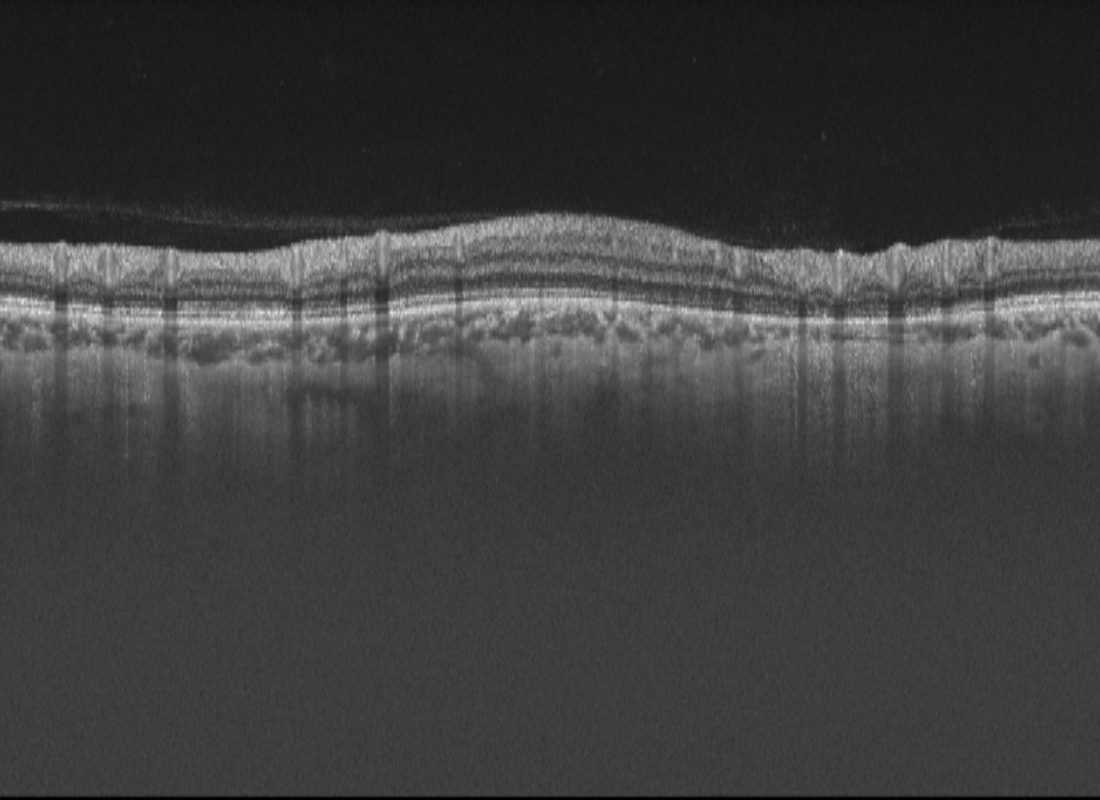
#> input picture src/toot/goals_data/Train/Image/0004.png, 1100 x 800 px, found by its file name; its folder holds only this picture in this run
$ python data_prepare.py
#> lines starting #> are read from the running program, lines starting #| are printed output that depends on the picture
'''
Description :
        0. 通过滑窗方式切割数据；
        1. 滑窗同时保存窗口在原图中坐标，推理时将预测结果重新拼回PNG大图；
'''

import numpy as np
import pandas as pd
import cv2 as cv
from PIL import Image
from tqdm import tqdm
import os
from argparse import ArgumentParser
import shutil


if __name__ == "__main__":
    parser = ArgumentParser(description="")
    parser.add_argument("--image_path", type=str, default='../../Train/Image/')
    parser.add_argument("--label_path", type=str, default='../../Train/Layer_Masks/')
    parser.add_argument("--save_dir", type=str, default="../preprocess_train_data/")
    arg = parser.parse_args()

    if os.path.isdir(arg.save_dir):
        shutil.rmtree(arg.save_dir)
    os.makedirs(arg.save_dir)

    image_path = arg.image_path
    save_image_dir = os.path.join(arg.save_dir, "image")
    os.makedirs(save_image_dir)

    if arg.label_path == 'None':
        label_path = None
    else:
        label_path = arg.label_path
        save_label_dir = os.path.join(arg.save_dir, "label")
        os.makedirs(save_label_dir)

    stride = (128, 128)
    target_size = (512, 512)

    csv_file = os.path.join(arg.save_dir, "train.csv")
    if os.path.exists(csv_file):
        os.remove(csv_file)

    for filename in os.listdir(image_path):
        basename, filetype = os.path.splitext(filename)

        image = np.asarray(Image.open(os.path.join(image_path, filename)))
#> image is the input picture: shape (800, 1100, 3); min 0, max 234, mean 61.9
        if label_path is not None:
            label = np.asarray(Image.open(os.path.join(label_path, filename)))

        cnt = 0
        csv_pos_list = []

        # 填充外边界
        target_w, target_h = target_size
        h, w = image.shape[0], image.shape[1]
#> h = 800; w = 1100
        new_w = (w // target_w) * target_w if (w // target_w == 0) else (w // target_w + 1) * target_w
#> new_w = 1536
        new_h = (h // target_h) * target_h if (h // target_h == 0) else (h // target_h + 1) * target_h
#> new_h = 1024
        image = cv.copyMakeBorder(image, 48, 48, 26, 26, cv.BORDER_CONSTANT, 0)
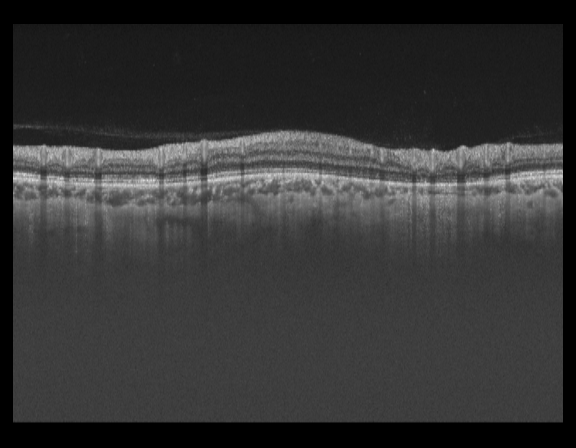
#> image: shape (896, 1152, 3) (shown at 1/2 size); min 0, max 234, mean 52.8
        if label_path is not None:
            label = cv.copyMakeBorder(label, 48, 48, 26, 26, cv.BORDER_CONSTANT, value=(255, 255, 255))
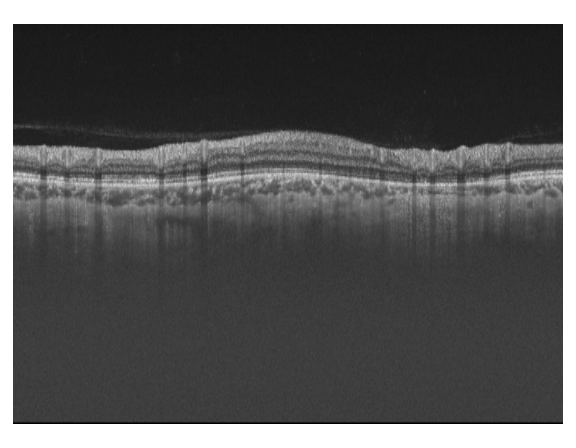
#> label: shape (896, 1152, 3) (shown at 1/2 size); min 0, max 255, mean 90.4

        w_stride, h_stride = stride

        def save(cnt, crop_image, crop_label):
            image_name = os.path.join(save_image_dir, basename + "_" + str(cnt) + ".png")
            cv.imwrite(image_name, crop_image)
            if crop_label is not None:
                label_name = os.path.join(save_label_dir, basename + "_" + str(cnt) + ".png")
                cv.imwrite(label_name, crop_label)


        h, w = image.shape[0], image.shape[1]
#> h = 896; w = 1152

        for i in tqdm(range((w - target_w) // w_stride + 1)):
            for j in range((h - target_h) // h_stride + 1):
                topleft_x = i * w_stride
                topleft_y = j * h_stride
                crop_image = image[topleft_y:topleft_y + target_h, topleft_x:topleft_x + target_w]
                crop_label = label[topleft_y:topleft_y + target_h, topleft_x:topleft_x + target_w] \
                    if label_path is not None else None

                if label_path is not None:
                    num_255 = np.sum(crop_label[:, :, 1] == 255)
                    total = np.size(crop_label[:, :, 1])

                    if num_255 / total > 0.99:
                        # 剔除背景占比较大的无效图片
                        continue

                if crop_image.shape[:2] != (target_h, target_h):
                    print(topleft_x, topleft_y, crop_image.shape)

                if np.sum(crop_image) == 0:
                    pass
                else:
                    save(cnt, crop_image, crop_label)
                    csv_pos_list.append([basename + "_" + str(cnt) + ".png", topleft_x, topleft_y, topleft_x + target_w,
                                         topleft_y + target_h])
                    cnt += 1
#> this loop made 6 passes
#> pass 1, in save, `cv.imwrite(image_name, crop_image)`:
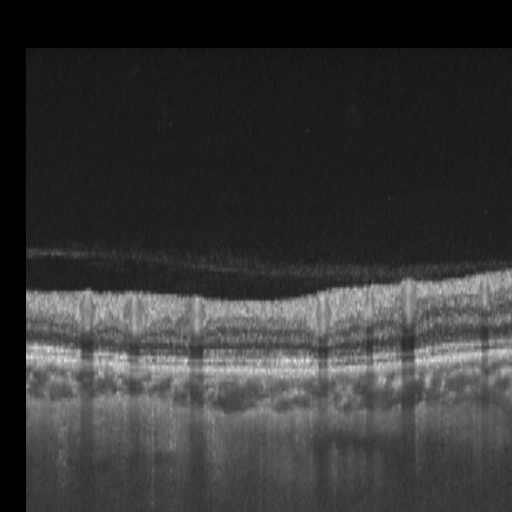
#> saved as 0004_0.png: shape (512, 512, 3); min 0, max 234, mean 54.9
#> pass 1, in save, `cv.imwrite(label_name, crop_label)`:
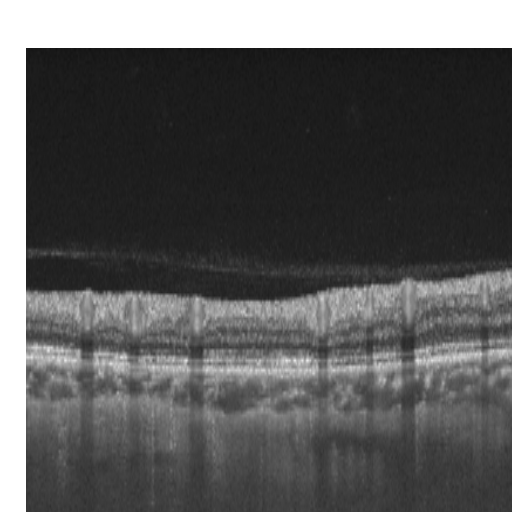
#> saved as 0004_0.png: shape (512, 512, 3); min 17, max 255, mean 90.6
#> pass 1, in save (call 2), `cv.imwrite(image_name, crop_image)`:
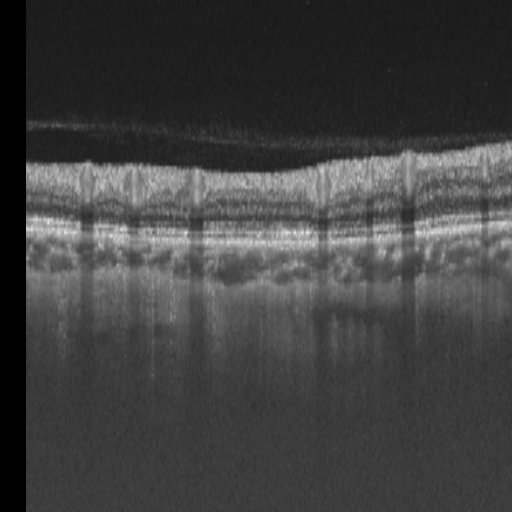
#> saved as 0004_1.png: shape (512, 512, 3); min 0, max 234, mean 65.1
#> pass 1, in save (call 2), `cv.imwrite(label_name, crop_label)`:
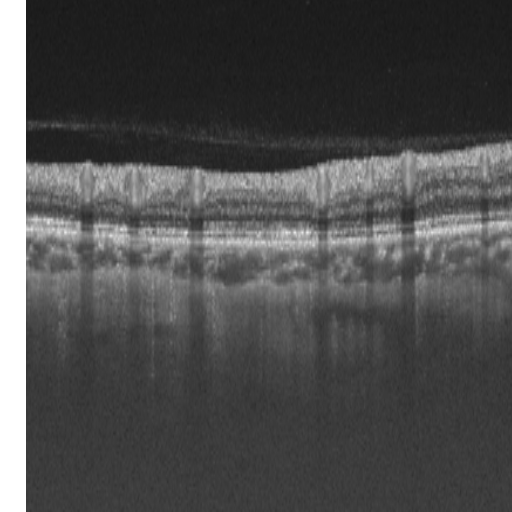
#> saved as 0004_1.png: shape (512, 512, 3); min 22, max 255, mean 78.1
#> after the loop, cnt = 24; csv_pos_list = 24 items, first 6: ['0004_0.png', 0, 0, 512, 512], ['0004_1.png', 0, 128, 512, 640], ['0004_2.png', 0, 256, 512, 768], ['0004_3.png', 0, 384, 512, 896], ['0004_4.png', 128, 0, 640, 512], ['0004_5.png', 128, 128, 640, 640]

        csv_pos_list = pd.DataFrame(csv_pos_list)
#> csv_pos_list = table of 24 rows and 5 columns
        if label_path is not None:
            csv_pos_list.to_csv(csv_file, header=False, index=False, mode='a+')
        else:
            csv_file = os.path.join(arg.save_dir, basename + '.csv')
            csv_pos_list.to_csv(csv_file, header=False, index=False)

$ run again, on src/toot/goals_data/Train/Image/0023.png
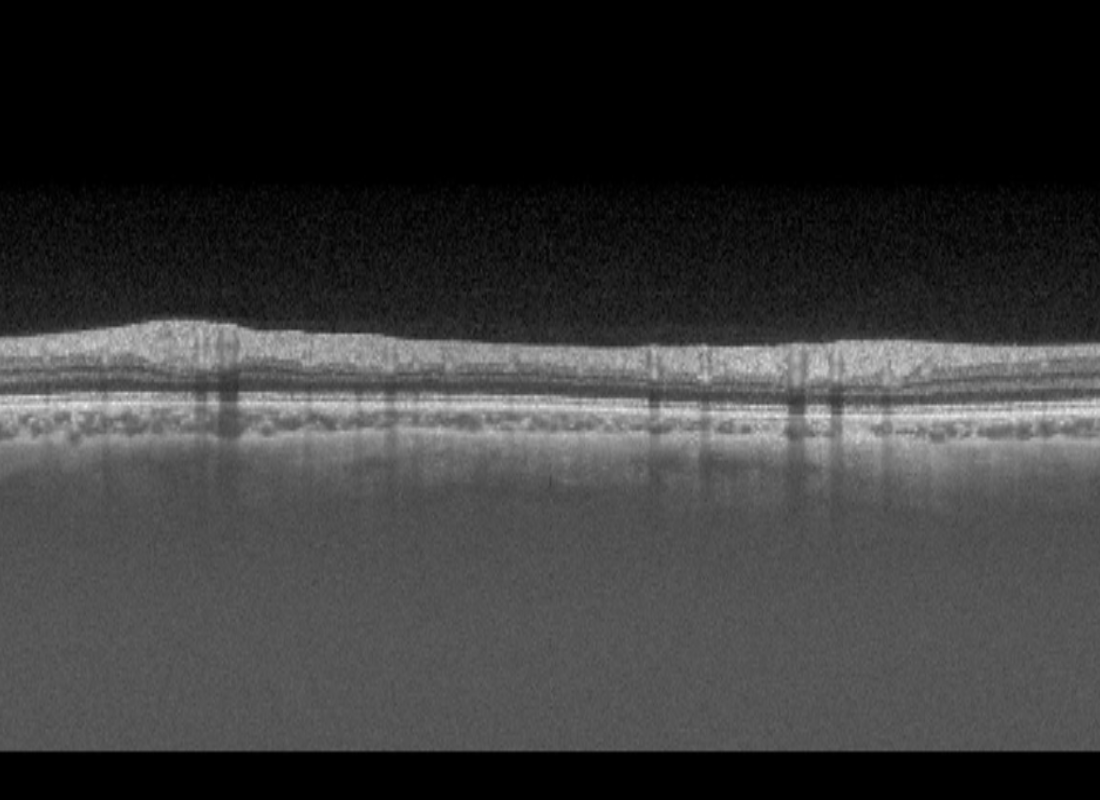
#> input picture src/toot/goals_data/Train/Image/0023.png, 1100 x 800 px, found by its file name
#> image is the input picture: shape (800, 1100, 3); min 0, max 236, mean 55.6
#> image: shape (896, 1152, 3)
#> the loop `for i in tqdm(range((w - target_w) // w_stride + 1)):` made 6 passes
#> pass 1, in save, `cv.imwrite(label_name, crop_label)`:
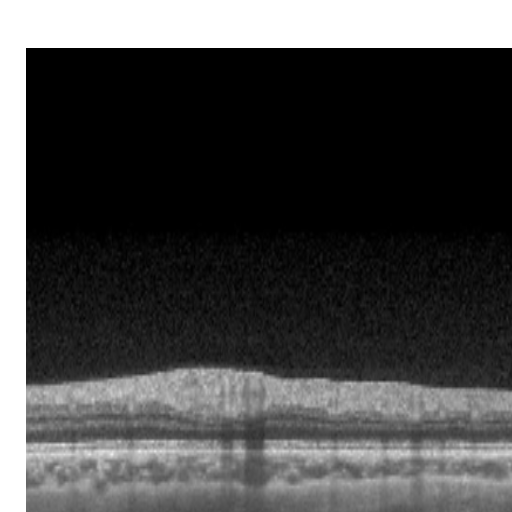
#> saved as 0023_0.png: shape (512, 512, 3); min 0, max 255, mean 73
#> pass 1, in save (call 2), `cv.imwrite(label_name, crop_label)`:
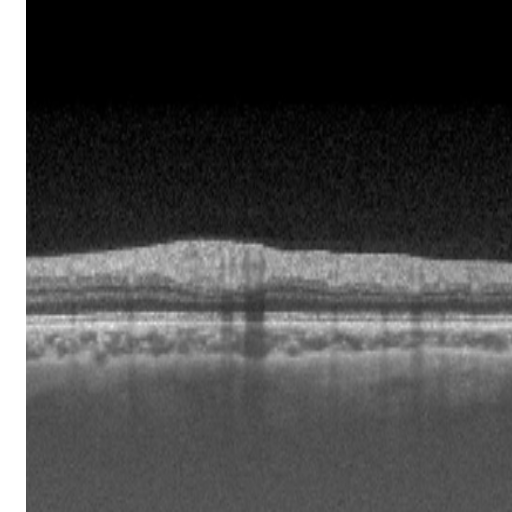
#> saved as 0023_1.png: shape (512, 512, 3); min 0, max 255, mean 69.9
#> after the loop `for i in tqdm(range((w - target_w) // w_stride + 1)):`: cnt = 24; csv_pos_list = 24 items, first 6: ['0023_0.png', 0, 0, 512, 512], ['0023_1.png', 0, 128, 512, 640], ['0023_2.png', 0, 256, 512, 768], ['0023_3.png', 0, 384, 512, 896], ['0023_4.png', 128, 0, 640, 512], ['0023_5.png', 128, 128, 640, 640]
#> `csv_pos_list = pd.DataFrame(csv_pos_list)`: csv_pos_list = table of 24 rows and 5 columns

$ run again, on src/toot/goals_data/Train/Image/0039.png
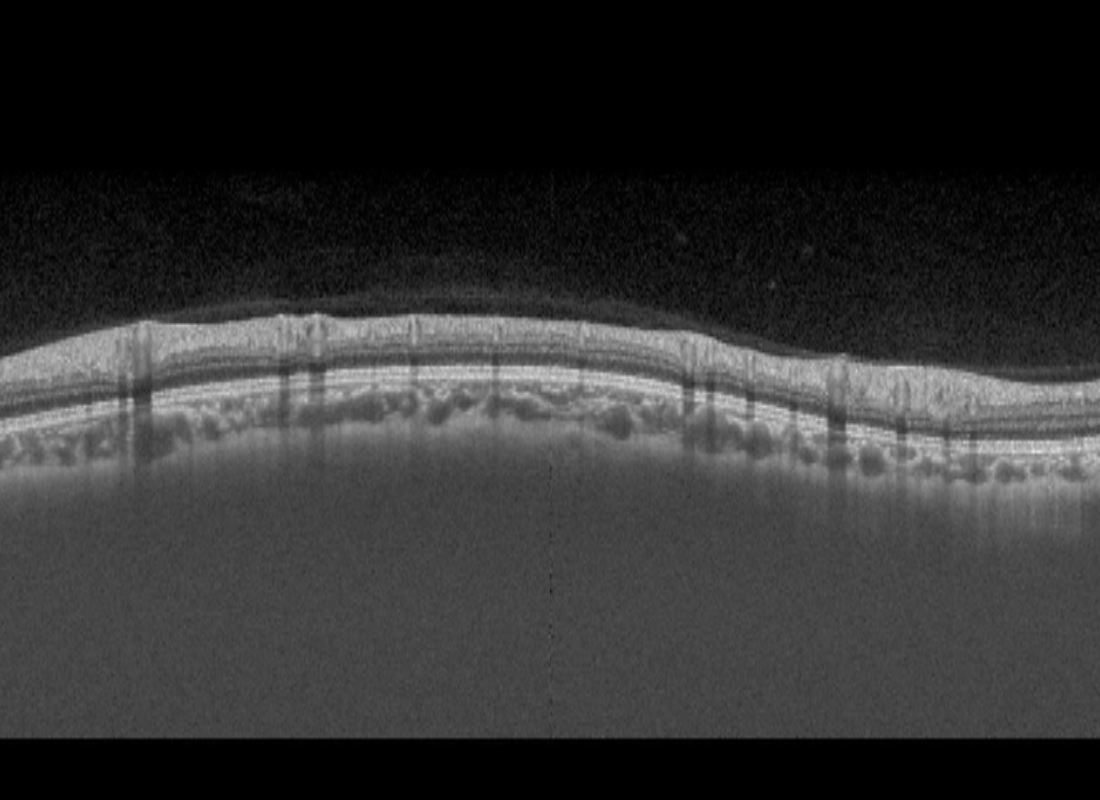
#> input picture src/toot/goals_data/Train/Image/0039.png, 1100 x 800 px, found by its file name
#> image is the input picture: shape (800, 1100, 3); min 0, max 234, mean 48.6
#> image: shape (896, 1152, 3)
#> the loop `for i in tqdm(range((w - target_w) // w_stride + 1)):` made 6 passes
#> pass 1, in save, `cv.imwrite(label_name, crop_label)`:
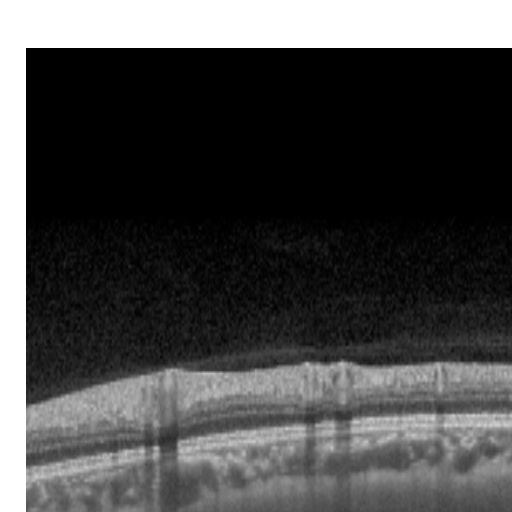
#> saved as 0039_0.png: shape (512, 512, 3); min 0, max 255, mean 72.7
#> pass 1, in save (call 2), `cv.imwrite(label_name, crop_label)`:
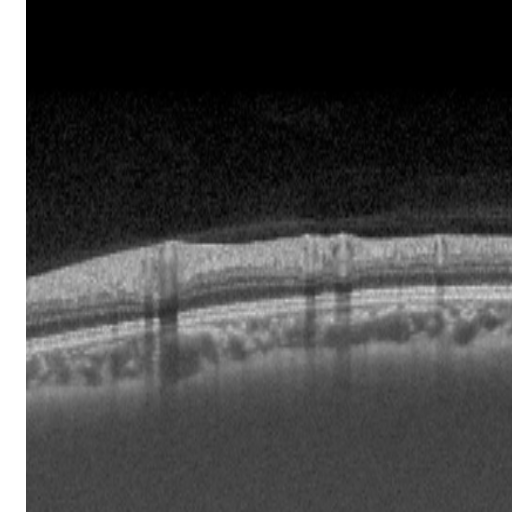
#> saved as 0039_1.png: shape (512, 512, 3); min 0, max 255, mean 67.1
#> after the loop `for i in tqdm(range((w - target_w) // w_stride + 1)):`: cnt = 24; csv_pos_list = 24 items, first 6: ['0039_0.png', 0, 0, 512, 512], ['0039_1.png', 0, 128, 512, 640], ['0039_2.png', 0, 256, 512, 768], ['0039_3.png', 0, 384, 512, 896], ['0039_4.png', 128, 0, 640, 512], ['0039_5.png', 128, 128, 640, 640]
#> `csv_pos_list = pd.DataFrame(csv_pos_list)`: csv_pos_list = table of 24 rows and 5 columns

$ run again, on src/toot/goals_data/Train/Image/0005.png
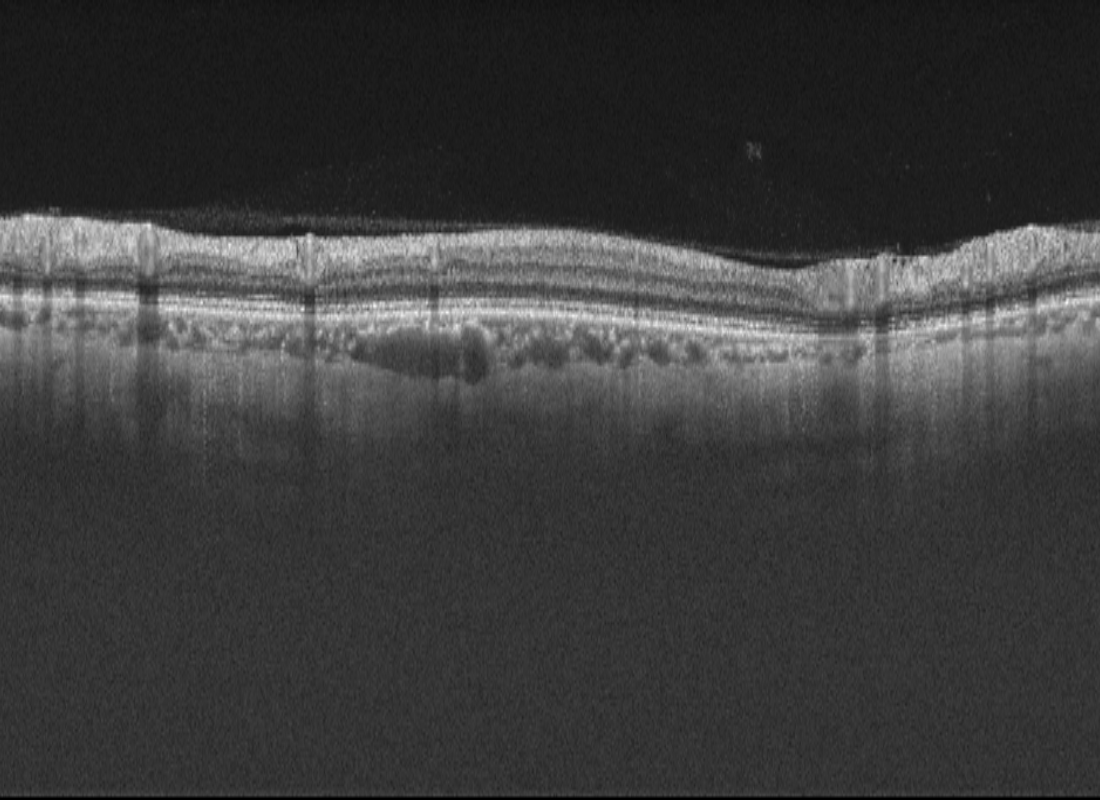
#> input picture src/toot/goals_data/Train/Image/0005.png, 1100 x 800 px, found by its file name
#> image is the input picture: shape (800, 1100, 3); min 0, max 245, mean 59.8
#> image: shape (896, 1152, 3)
#> the loop `for i in tqdm(range((w - target_w) // w_stride + 1)):` made 6 passes
#> pass 1, in save, `cv.imwrite(label_name, crop_label)`:
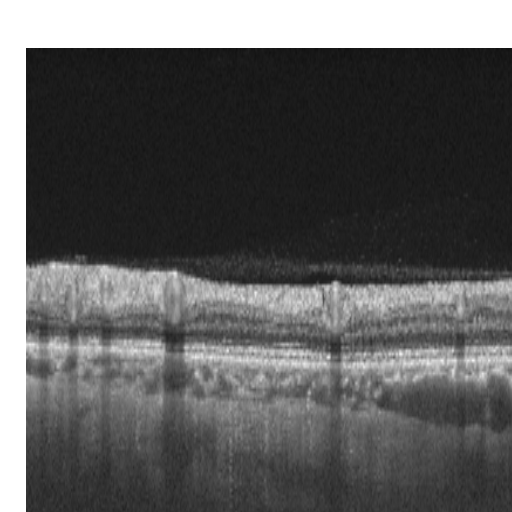
#> saved as 0005_0.png: shape (512, 512, 3); min 15, max 255, mean 93.6
#> pass 1, in save (call 2), `cv.imwrite(label_name, crop_label)`:
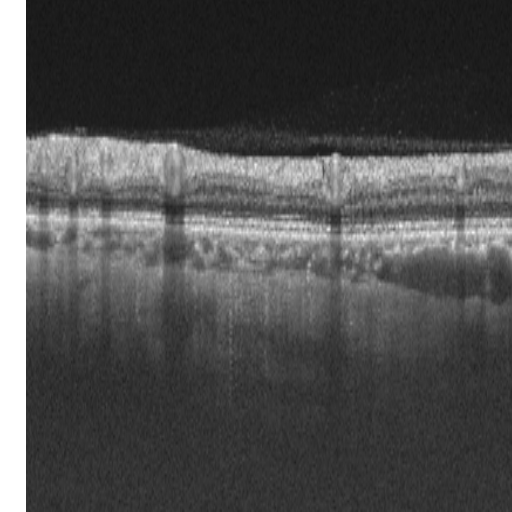
#> saved as 0005_1.png: shape (512, 512, 3); min 19, max 255, mean 79.4
#> after the loop `for i in tqdm(range((w - target_w) // w_stride + 1)):`: cnt = 24; csv_pos_list = 24 items, first 6: ['0005_0.png', 0, 0, 512, 512], ['0005_1.png', 0, 128, 512, 640], ['0005_2.png', 0, 256, 512, 768], ['0005_3.png', 0, 384, 512, 896], ['0005_4.png', 128, 0, 640, 512], ['0005_5.png', 128, 128, 640, 640]
#> `csv_pos_list = pd.DataFrame(csv_pos_list)`: csv_pos_list = table of 24 rows and 5 columns
